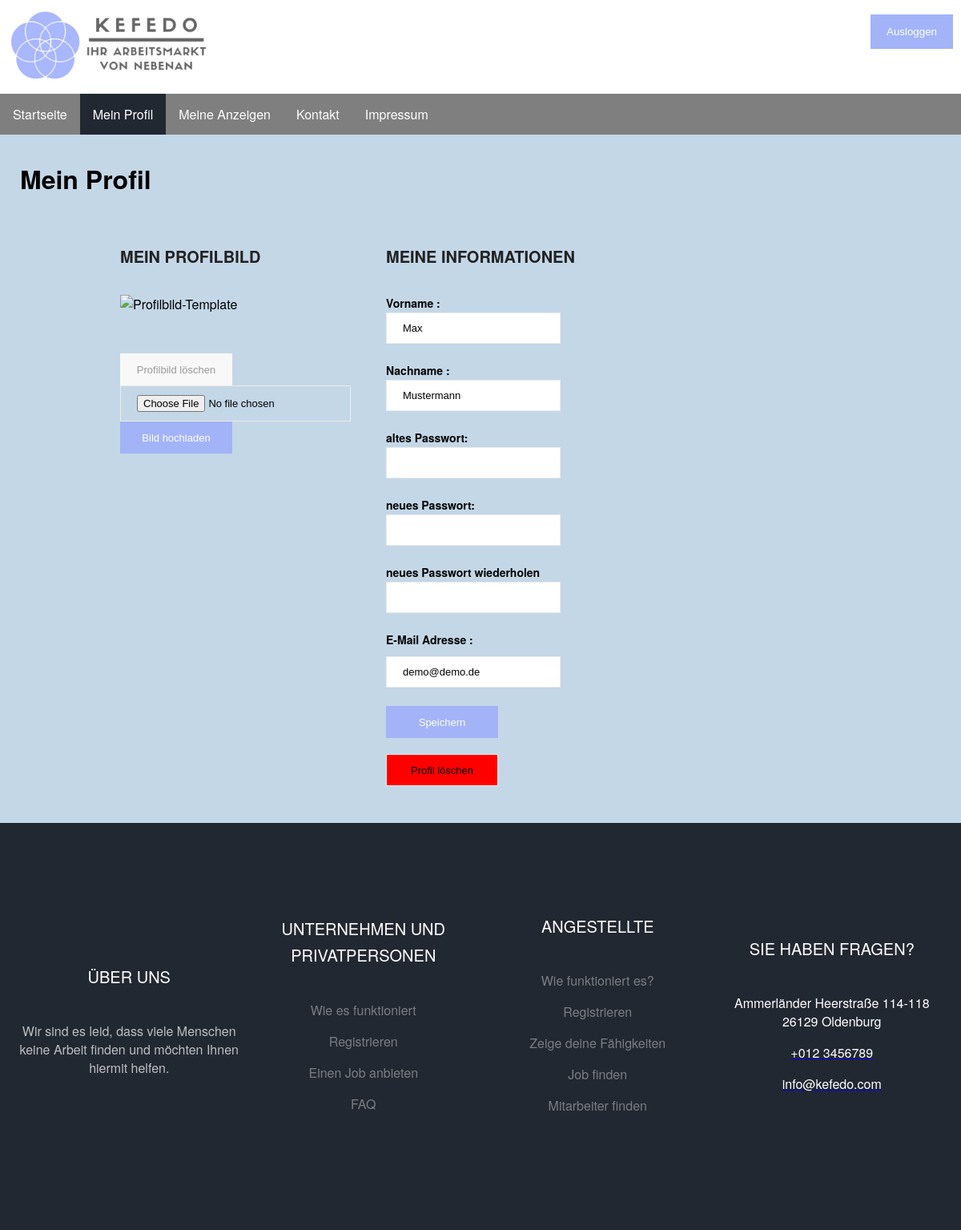
The page /website_root/profil.php (signed in) on the database its author committed.
### tables this page shows
CREATE TABLE user (
                            id INTEGER NOT NULL PRIMARY KEY autoincrement,
                            email VARCHAR(50) NOT NULL UNIQUE,
                            prename VARCHAR(30) DEFAULT NULL,
                            surname VARCHAR(50) DEFAULT NULL,
                            password VARCHAR(30) DEFAULT NULL
                            );

### website_root/php/database/DatabaseController.php (called while the page is built, shortened)
<?php
class DatabaseController
{
    private static $database;
    public function __construct()
    {
        self::$database = new SqliteDatabase();
    }
    public static function getDatabase(): SqliteDatabase
    {
        return self::$database;
    }
}

### website_root/php/user/UserDAOImpl.php (called while the page is built, shortened)
<?php
class UserDAOImpl implements UserDAO
{
    private $database;
    public function __construct()
    {
        $databaseController = new DatabaseController();
        $this->database = $databaseController::getDatabase();
        try {
            $this->database->connect();
        } catch (Exception $e) {
            print $e->getMessage();
        }
    }
    public function findUserByMail($email)
    {
        $command = "select * from user where email=?";
        return UserHelper::getUsersFromSQLResult($this->database->execute($command, [$email]));
    }
}

### website_root/php/database/SqliteDatabase.php (called while the page is built, shortened)
<?php
class SqliteDatabase implements Database
{
    private $conn;
    public function exists(): ?bool
    {
        return file_exists('../DB.sqlite3');
    }
    public function connect(): ?bool
    {
        if ($this->exists()) {
            $this->conn = new PDO('sqlite:../DB.sqlite3') or die("Cannot open the Database");
        } else {
            $this->conn = new PDO('sqlite:../DB.sqlite3') or die("Cannot open the Database");
            return $this->create();
        }
        return true;
    }
    public function execute($command, $values)
    {
        if ($this->conn !== null && is_array($values) && is_string($command)) {
            try {
                $stm = $this->conn->prepare($command);
                $stm->execute($values);
                return $stm->fetchAll();
            } catch (PDOException $e) {
                print $e;
                return false;
            }
        } else {
            return false;
        }
    }
}

### website_root/php/user/UserHelper.php (called while the page is built, shortened)
<?php
class UserHelper
{
    public static function getUsersFromSQLResult($result)
    {
        $users = [];
        if ($result !== null && !is_bool($result)) {
            foreach ($result as $row) {
                $user = self::getUserFromSQLResultRow($row);
                if ($user !== null) {
                    $users[] = $user;
                }
            }
            if (sizeof($users) === 1) {
                return current($users);
            }
            return $users;
        }
        return null;
    }
    private static function getUserFromSQLResultRow($result): ?User
    {
        $user = new User();
        $user->setId($result['id'] ?? null);
        $user->setEmail($result['email'] ?? null);
        $user->setPrename($result['prename'] ?? null);
        $user->setSurname($result['surname'] ?? null);
        $user->setPassword(md5($result['password'] ?? null));
        return $user;
    }
}

### website_root/php/user/User.php (called while the page is built, shortened)
<?php
class User
{
    private $id;
    private $prename;
    private $surname;
    private $email;
    public function getId()
    {
        return $this->id;
    }
    public function setId($id): void
    {
        $this->id = $id;
    }
    public function getPrename()
    {
        return $this->prename;
    }
    public function setPrename($prename): void
    {
        $this->prename = $prename;
    }
    public function getSurname()
    {
        return $this->surname;
    }
    public function setSurname($lastName): void
    {
        $this->surname = $lastName;
    }
    public function getEmail()
    {
        return $this->email;
    }
    public function setEmail($email): void
    {
        $this->email = $email;
    }
}

### website_root/profil.php (the view, shortened to what this page needs)
<?php include "header.php"; ?>
<?php
$eingelogt = $_COOKIE['loggedin'];
if ($eingelogt != "true") {
   $_SESSION["error"] = "loggout"
    ?>
    <script language="javascript" type="text/javascript"> document.location = "index.php"; </script><?php
} else {
    $u = new UserDAOImpl();
    $email = $_COOKIE["email"];
    $user = $u->findUserByMail($email);
}
?>
<div class="header">
    <nav>
        <ul class="navi">
            <li class="navibutton">
                <a href="index.php" class="naviobjekt"> Startseite</a>
            </li>
            <li class="navibutton">
                <div class="active"><a href="profil.php" class="naviobjekt"> Mein Profil</a></div>
            </li>
            <?php
            if (isset($_COOKIE["loggedin"]) and $_COOKIE["loggedin"] === "true") { ?>
                <li class="navibutton"><a href="messages.php" class="naviobjekt">Meine Anzeigen </a></li>
            <?php } else {
                ?>
            <?php }
            ?>
            <li class="navibutton"><a href="contact.php" class="naviobjekt">Kontakt </a></li>
            <li class="navibutton"><a href="impressum.php" class="naviobjekt"> Impressum</a></li>
        </ul>
    </nav>
</div>
<div class="grid-farbe">
    <div class="container">
        <h1> Mein Profil</h1>
        <div class="profile-container">
            <div class="profile-content">
                <div class="profile-form">
                    <div class="form-col">
                        <form method="POST" action="profil.php" class="profile-form" id="profile-form">
                            <h2>Mein Profilbild</h2>
                            <div class="form-row">
                                <div class="form-group">
                                    <img src="images/profile_template.png" alt="Profilbild-Template" id="pb_image">
                                </div>
                            </div>
                            <div class="form-submit">
                                <input type="submit" value="Profilbild löschen" class="submit" name="reset_pb"
                                       id="reset_pb"/>
                                <input type="file" name="fileToUpload" id="fileToUpload"/>
                                <input type="submit" value="Bild hochladen" name="pb_submit" class="submit"/>
                            </div>
                        </form>
                    </div>
                    <div class="form-col">
                        <form method="POST" class="profile-form" id="profile-form-image">
                            <h2>Meine Informationen</h2>
                            <div class="form-row">
                                <div class="form-group">
                                    <label for="name">Vorname :</label>
                                    <input type="text" name="name" id="name" value="<?php echo $user->getPrename(); ?>"
                                           required/>
                                </div>
                                <div class="form-group">
                                    <label for="father_name">Nachname :</label>
                                    <input type="text" name="father_name" id="fahter_name"
                                           value="<?php echo $user->getSurname(); ?>" required/>
                                </div>
                            </div>
                            <div class="form-row">
                                <div class="form-group">
                                    <label for="state">altes Passwort:</label>
                                    <input type="password" name="altespw" id="altestpw">
                                </div>
                                <div class="form-group">
                                    <label for="city">neues Passwort:</label>
                                    <input type="password" name="pwsetzen" id="pwsetzen"/>
                                </div>
                            </div>
                            <div class="form-row">
                                <div class="form-group">
                                    <label for="street">neues Passwort wiederholen</label>
                                    <input type="password" name="pwwiederholen" id="pwwiederholen"/>
                                </div>
                            </div>
                            <div class="form-row">
                                <div class="form-group">
                                    <label for="email">E-Mail Adresse :</label>
                                    <input class="profilemail" type="email" name="email" id="email"
                                           value="<?php echo $user->getEmail(); ?>"/>
                                </div>
                            </div>
                            <input type="submit" value="Speichern" class="submit" name="submit_pb" id="submit"/>
                            <input type="submit" value="Profil löschen" class="delete " name="profilloeschen"
                                   id="submit"/>
                    </div>
                </div>
            </div>
        </div>
    </div>
</div>
</div>

### website_root/styles/global.css (style rules this page uses)
body { margin: 0; font-family: "Helvetica Neue", Helvetica, Arial, sans-serif; }
input { display: block; max-width: 100%; border: 1px solid #ebebeb; padding: 12px 20px; box-sizing: border-box; font-weight: 500; font-size: 13px; }
.submit { width: 140px; height: 40px; display: flex; font-weight: 400; font-size: 13px; padding: 10px; border: none; cursor: pointer; }
h2 { line-height: 1.66; padding: 0; font-weight: 700; color: #222; font-size: 20px; text-transform: uppercase; margin: 0 0 32px; }
.form-submit { text-align: right; padding-top: 27px; }
.footer { display: block; position: relative; font-size: 16px; padding: 7em 0; background: #222831; color: rgba(255, 255, 255, 0.7); grid-area: footer; align-content: center; }
.footer-row { display: flex; flex-wrap: wrap; align-content: center; }
.grid-farbe { padding: 10px; background-color: #c4d7e7; }
.text { color: #fff; text-decoration: none; }
.footer-col { float: left; flex-grow: 1; text-align: center; align-content: center; flex-wrap: wrap; width: 200px; }
.list-unstyled { padding-left: 0; list-style: none; }
.footer-li { padding-bottom: 1rem !important; }
.container { width: 100%; padding-right: 15px; padding-left: 15px; margin: auto; }
.footer-h2 { font-family: inherit; color: #fff; margin-bottom: 40px; font-size: 20px; font-weight: 400; }
.footer-link { color: rgba(255, 255, 255, 0.4); text-decoration: none; }
.navi { list-style-type: none; margin: 0; padding: 0; overflow: hidden; background-color: #7f7f7f; }
.navibutton { float: left; }
.naviobjekt { display: block; color: white; text-decoration: none; text-align: center; padding: 14px 16px; }
.navibutton :last-child { border-right: none; }
.active { background-color: #222831; }

### website_root/styles/profile.css (style rules this page uses)
display-flex, .profile-content, .form-row, .form-radio, .select-icon, .select-icon i .form-col { display: flex; flex-wrap: wrap; }
.delete { background-color: red; margin-top: 20px; width: 140px; height: 40px; }
img { max-width: 80%; height: auto; }
.profile-content { flex-direction: column; }
.submit { background: #A2B3F8; color: #fff; }
.profile-container { width: 90%; max-width: 100%; position: relative; margin: 0 auto; background: transparent; padding: 20px; }
.profile-form { flex-wrap: wrap; float: left; margin: auto; }
.form-row { margin: 0; }
.form-col { padding: 1em; float: left; min-width: 300px; max-width: 600px; flex-grow: 2; display: flex; flex-wrap: wrap; }
.form-row .form-group { width: 50%; padding: 0; }
.form-group { margin-bottom: 23px; min-width: 300px; position: relative; }
.profilemail { margin-top: 11px; }
label { font-size: 14px; font-weight: bold; margin-bottom: 2px; display: block; }
input { width: auto; display: block; max-width: 300px; border: 1px solid #ebebeb; padding: 11px 20px; box-sizing: border-box; font-weight: 500; font-size: 13px; }
#reset, #reset_pb { background: #f8f8f8; color: #999; margin-right: 8px; }

### rows shown on the page
user: name "Max", father_name "Mustermann", email "demo@demo.de"
